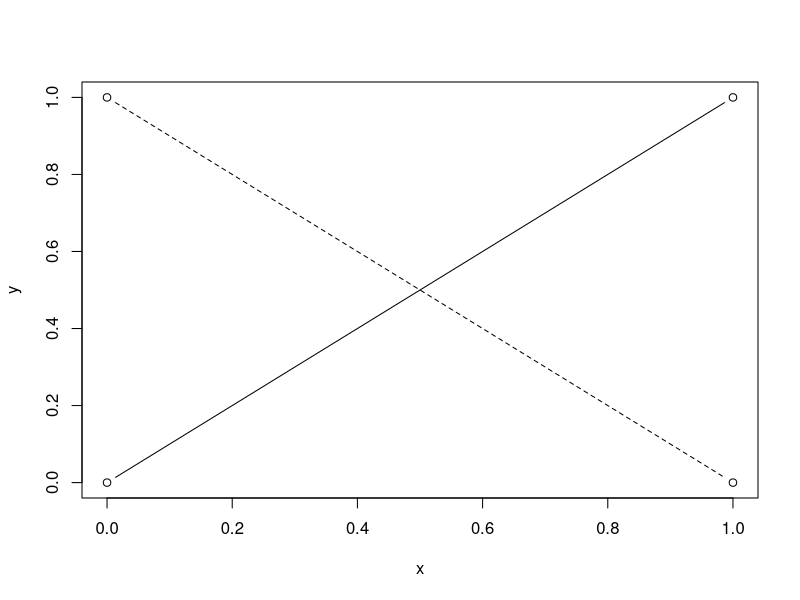
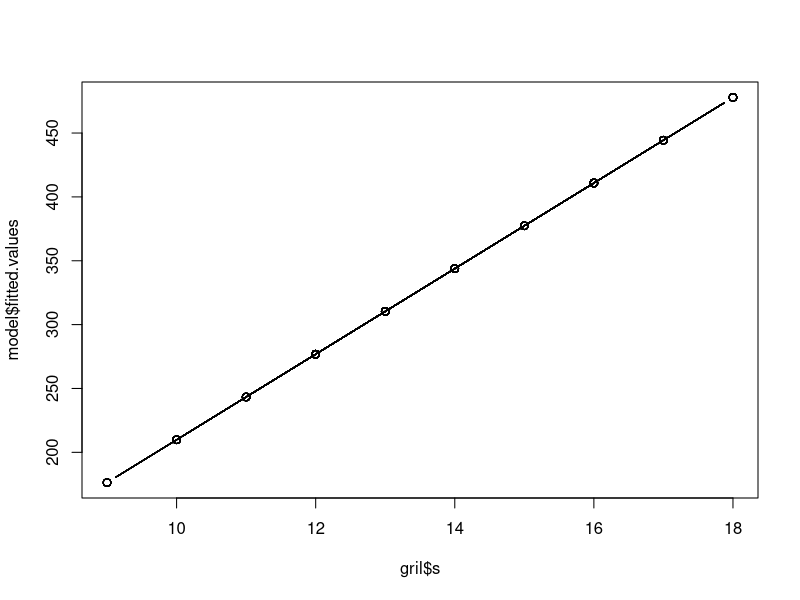

The R script that drew these images, in order:
## ---- chunk 1
#| output-location: slide
x <- c(0, 1)
y <- c(0, 1)
plot(x,y, type="b")
y1 <- c(1,0)
lines(x,y1, type="b", lty=2)
## ---- chunk 2
library(tidyverse)
gril <- read_csv("griliches.csv")
gril$wage <- exp(gril$lw)
model <- lm(wage ~ s, data=gril)
summary(model)
## ---- chunk 3
wbar <- mean(gril$wage)
wdev <- gril$wage - wbar
sbar <- mean(gril$s)
sdev <- gril$s - sbar
b <- sum(wdev*sdev)/sum(sdev^2)
b
a <- wbar - b*sbar
a
## ---- chunk 4
#| output-location: slide
plot(gril$s, model$fitted.values, type="b")
## ---- chunk 5
summary(gril$s)
## ---- chunk 6
summary(model)
